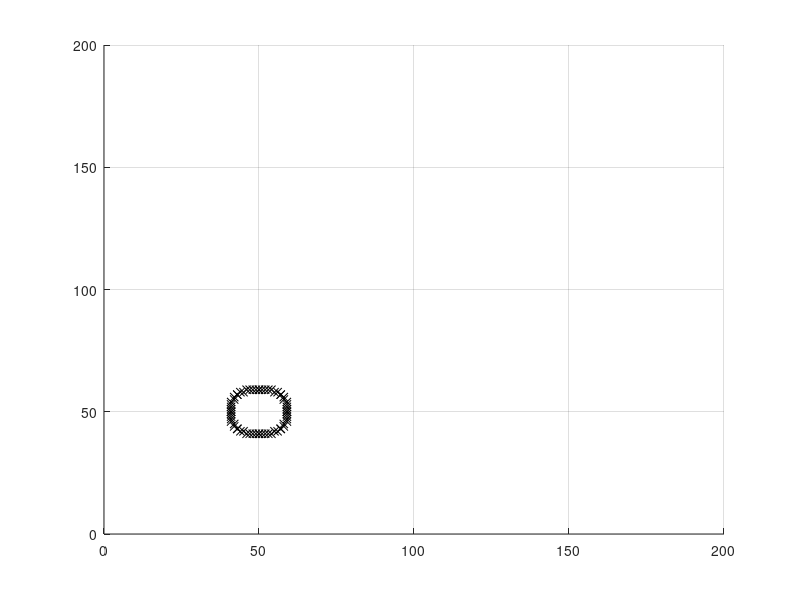

Reproduce this figure in MATLAB.
% circle plotting algorithm
% https://en.wikipedia.org/wiki/Midpoint_circle_algorithm
close all; clear all;

gridsize = 200;
radius = 10;
circlepts = [];
x = radius - 1;
y = 0;
dx = 1;
dy = 1;
err = dx - 2*radius;

x0 = 50;
y0 = 50;

while (x >= y)
    circlepts(end + 1, :) = [x0 + x, y0 + y];
    circlepts(end + 1, :) = [x0 + y, y0 + x];
    circlepts(end + 1, :) = [x0 - y, y0 + x];
    circlepts(end + 1, :) = [x0 - x, y0 + y];
    circlepts(end + 1, :) = [x0 - x, y0 - y];
    circlepts(end + 1, :) = [x0 - y, y0 - x];
    circlepts(end + 1, :) = [x0 + y, y0 - x];
    circlepts(end + 1, :) = [x0 + x, y0 - y];

        if (err <= 0)
            y = y+1;
            err = err + dy;
            dy = dy + 2;
        end
        if (err > 0)
            x = x - 1;
            dx = dx + 2;
            err = err + dx - 2*radius;
        end
end
axis([0,gridsize,0,gridsize])
hold on
grid on
plot(circlepts(:,1),circlepts(:,2),'kx')
